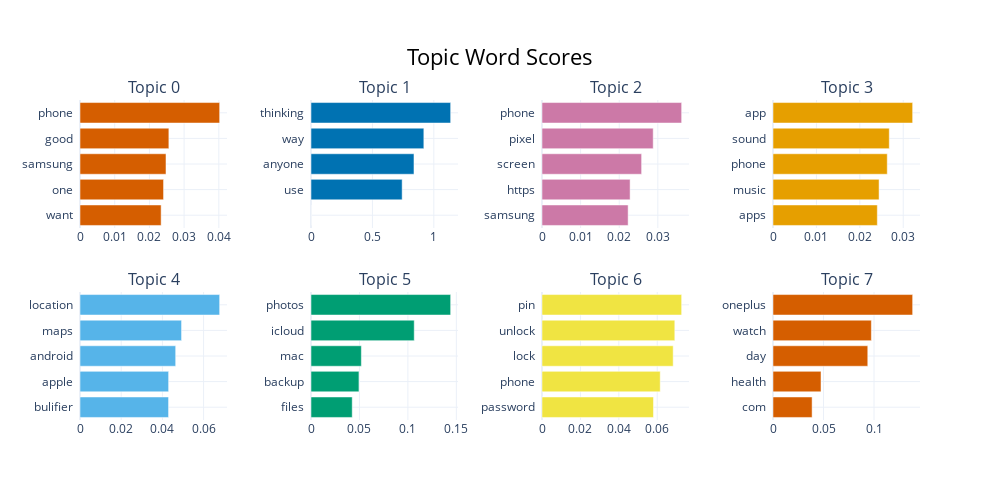

Notebook code cell kept with this figure:
### Code cell
topic_model.visualize_barchart()

### Figure 1 — Plotly figure (JSON) as saved in the notebook; plotly's stock layout.template omitted (floating-point values rounded to 4 significant figures)
{"data": [{"marker": {"color": "#D55E00"}, "orientation": "h", "type": "bar", "x": [0.02338, 0.02407, 0.02478, 0.02561, 0.04024], "xaxis": "x", "y": ["want  ", "one  ", "samsung  ", "good  ", "phone  "], "yaxis": "y"}, {"marker": {"color": "#0072B2"}, "orientation": "h", "type": "bar", "x": [1e-05, 0.7421, 0.8384, 0.9187, 1.137], "xaxis": "x2", "y": ["  ", "use  ", "anyone  ", "way  ", "thinking  "], "yaxis": "y2"}, {"marker": {"color": "#CC79A7"}, "orientation": "h", "type": "bar", "x": [0.02231, 0.02282, 0.0258, 0.0288, 0.03617], "xaxis": "x3", "y": ["samsung  ", "https  ", "screen  ", "pixel  ", "phone  "], "yaxis": "y3"}, {"marker": {"color": "#E69F00"}, "orientation": "h", "type": "bar", "x": [0.02403, 0.02443, 0.02632, 0.02678, 0.03217], "xaxis": "x4", "y": ["apps  ", "music  ", "phone  ", "sound  ", "app  "], "yaxis": "y4"}, {"marker": {"color": "#56B4E9"}, "orientation": "h", "type": "bar", "x": [0.043, 0.04302, 0.04646, 0.04931, 0.0678], "xaxis": "x5", "y": ["bulifier  ", "apple  ", "android  ", "maps  ", "location  "], "yaxis": "y5"}, {"marker": {"color": "#009E73"}, "orientation": "h", "type": "bar", "x": [0.04254, 0.0495, 0.05197, 0.1066, 0.1441], "xaxis": "x6", "y": ["files  ", "backup  ", "mac  ", "icloud  ", "photos  "], "yaxis": "y6"}, {"marker": {"color": "#F0E442"}, "orientation": "h", "type": "bar", "x": [0.05804, 0.06156, 0.0683, 0.06915, 0.07271], "xaxis": "x7", "y": ["password  ", "phone  ", "lock  ", "unlock  ", "pin  "], "yaxis": "y7"}, {"marker": {"color": "#D55E00"}, "orientation": "h", "type": "bar", "x": [0.03872, 0.04753, 0.09383, 0.09737, 0.1382], "xaxis": "x8", "y": ["com  ", "health  ", "day  ", "watch  ", "oneplus  "], "yaxis": "y8"}], "layout": {"annotations": [{"font": {"size": 16}, "showarrow": false, "text": "Topic 0", "x": 0.0875, "xanchor": "center", "xref": "paper", "y": 1, "yanchor": "bottom", "yref": "paper"}, {"font": {"size": 16}, "showarrow": false, "text": "Topic 1", "x": 0.3625, "xanchor": "center", "xref": "paper", "y": 1, "yanchor": "bottom", "yref": "paper"}, {"font": {"size": 16}, "showarrow": false, "text": "Topic 2", "x": 0.6375, "xanchor": "center", "xref": "paper", "y": 1, "yanchor": "bottom", "yref": "paper"}, {"font": {"size": 16}, "showarrow": false, "text": "Topic 3", "x": 0.9125, "xanchor": "center", "xref": "paper", "y": 1, "yanchor": "bottom", "yref": "paper"}, {"font": {"size": 16}, "showarrow": false, "text": "Topic 4", "x": 0.0875, "xanchor": "center", "xref": "paper", "y": 0.4, "yanchor": "bottom", "yref": "paper"}, {"font": {"size": 16}, "showarrow": false, "text": "Topic 5", "x": 0.3625, "xanchor": "center", "xref": "paper", "y": 0.4, "yanchor": "bottom", "yref": "paper"}, {"font": {"size": 16}, "showarrow": false, "text": "Topic 6", "x": 0.6375, "xanchor": "center", "xref": "paper", "y": 0.4, "yanchor": "bottom", "yref": "paper"}, {"font": {"size": 16}, "showarrow": false, "text": "Topic 7", "x": 0.9125, "xanchor": "center", "xref": "paper", "y": 0.4, "yanchor": "bottom", "yref": "paper"}], "height": 500, "hoverlabel": {"bgcolor": "white", "font": {"family": "Rockwell", "size": 16}}, "showlegend": false, "title": {"font": {"color": "Black", "size": 22}, "text": "Topic Word Scores", "x": 0.5, "xanchor": "center", "yanchor": "top"}, "width": 1000, "xaxis": {"anchor": "y", "domain": [0, 0.175], "showgrid": true}, "xaxis2": {"anchor": "y2", "domain": [0.275, 0.45], "showgrid": true}, "xaxis3": {"anchor": "y3", "domain": [0.55, 0.725], "showgrid": true}, "xaxis4": {"anchor": "y4", "domain": [0.825, 1], "showgrid": true}, "xaxis5": {"anchor": "y5", "domain": [0, 0.175], "showgrid": true}, "xaxis6": {"anchor": "y6", "domain": [0.275, 0.45], "showgrid": true}, "xaxis7": {"anchor": "y7", "domain": [0.55, 0.725], "showgrid": true}, "xaxis8": {"anchor": "y8", "domain": [0.825, 1], "showgrid": true}, "yaxis": {"anchor": "x", "domain": [0.6, 1], "showgrid": true}, "yaxis2": {"anchor": "x2", "domain": [0.6, 1], "showgrid": true}, "yaxis3": {"anchor": "x3", "domain": [0.6, 1], "showgrid": true}, "yaxis4": {"anchor": "x4", "domain": [0.6, 1], "showgrid": true}, "yaxis5": {"anchor": "x5", "domain": [0, 0.4], "showgrid": true}, "yaxis6": {"anchor": "x6", "domain": [0, 0.4], "showgrid": true}, "yaxis7": {"anchor": "x7", "domain": [0, 0.4], "showgrid": true}, "yaxis8": {"anchor": "x8", "domain": [0, 0.4], "showgrid": true}}}
